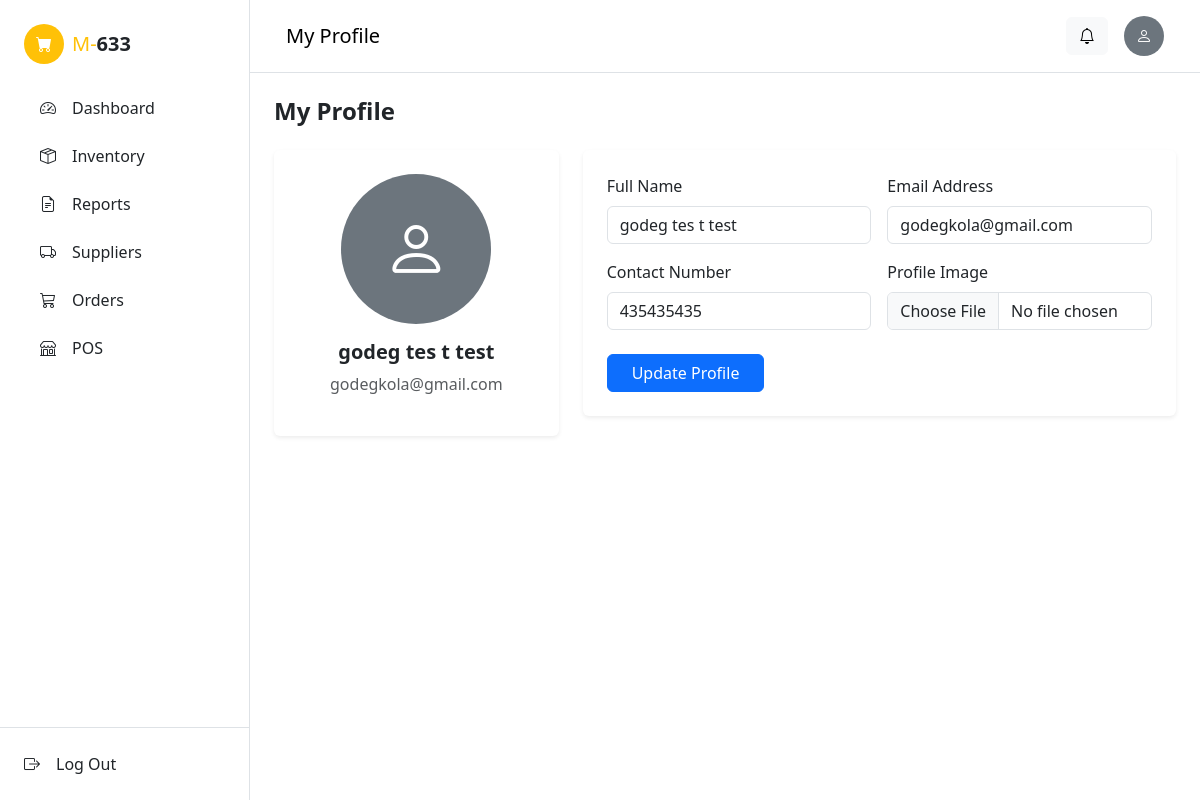
The app's page /admin/profile.php (signed in) with its own data.
### tables this page shows
CREATE TABLE `users` (
  `users_id` int(11) NOT NULL,
  `images` text NOT NULL,
  `name` text NOT NULL,
  `email` text NOT NULL,
  `password` text NOT NULL,
  `role` tinyint(1) NOT NULL COMMENT 'customer=0,admin=1',
  `code` int(11) NOT NULL,
  `timestamp` int(11) NOT NULL,
  `contact` text NOT NULL,
  `address` text NOT NULL,
  `city` text NOT NULL,
  `region` text NOT NULL
);

### config/config.php (called while the page is built, shortened)
<?php
class Connection{
	private $servername = "localhost";
	private $username = "root";
	private $password = "";
	private $dbname = "m633";
	public function conn(){
		try {
		$this->dsn = "mysql:host=".$this->servername.";dbname=".$this->dbname;
		$this->pdo = new PDO($this->dsn, $this->username, $this->password);
		$this->pdo->setAttribute(PDO::ATTR_ERRMODE, PDO::ERRMODE_EXCEPTION);
		$this->pdo->setAttribute(PDO::ATTR_DEFAULT_FETCH_MODE, PDO::FETCH_ASSOC);
		$this->pdo->exec("SET time_zone = '+08:00'");
		return $this->pdo;
		} catch (Exception $e) {
			echo 'error'. $e->getmessage();
		}
	}
}
?>

### admin/profile.php (the view, shortened to what this page needs)
<?php
    include '../config/config.php';
  class data extends Connection{
    public function managedata(){
        $users_id = $_SESSION['users_id'];
        $sql = "SELECT * FROM users WHERE users_id = ?";
        $stmt = $this->conn()->prepare($sql);
        $stmt->execute([$users_id]);
        $user = $stmt->fetch();
?>
<!DOCTYPE html>
<html lang="en">
<?php include '../includes/header.php'; ?>
<body>
    <?php include '../includes/sidebar.php'; ?>
    <div class="flex-grow-1" style="margin-left: 250px;">
        <?php include '../includes/navbar.php'; ?>
        <div class="p-4">
            <h4 class="fw-bold mb-4">My Profile</h4>
            <div class="row">
                <div class="col-md-4">
                    <div class="card border-0 shadow-sm text-center p-4">
                        <div class="mb-3">
                            <?php if (!empty($user['images'])): ?>
                                <img src="../images/<?= $user['images'] ?>" class="rounded-circle border" width="150" height="150" style="object-fit: cover;">
                            <?php else: ?>
                                <div class="bg-secondary rounded-circle d-inline-flex align-items-center justify-content-center text-white" style="width: 150px; height: 150px; font-size: 64px;">
                                    <i class="bi bi-person"></i>
                                </div>
                            <?php endif; ?>
                        </div>
                        <h5 class="fw-bold"><?= $user['name'] ?></h5>
                        <p class="text-muted"><?= $user['email'] ?></p>
                    </div>
                </div>
                <div class="col-md-8">
                    <div class="card border-0 shadow-sm">
                        <div class="card-body p-4">
                            <form action="" method="POST" enctype="multipart/form-data">
                                <div class="row g-3">
                                    <div class="col-md-6">
                                        <label class="form-label">Full Name</label>
                                        <input type="text" name="name" class="form-control" value="<?= $user['name'] ?>" required>
                                    </div>
                                    <div class="col-md-6">
                                        <label class="form-label">Email Address</label>
                                        <input type="email" name="email" class="form-control" value="<?= $user['email'] ?>" required>
                                    </div>
                                    <div class="col-md-6">
                                        <label class="form-label">Contact Number</label>
                                        <input type="text" name="contact" class="form-control" value="<?= $user['contact'] ?>">
                                    </div>
                                    <div class="col-md-6">
                                        <label class="form-label">Profile Image</label>
                                        <input type="file" name="image" class="form-control">
                                    </div>
                                    <div class="col-12 mt-4">
                                        <button type="submit" name="update_profile" class="btn btn-primary px-4">Update Profile</button>
                                    </div>
                                </div>
                            </form>
                        </div>
                    </div>
                </div>
            </div>
        </div>
    </div>
</body>
</html>
<?php
    }
}
$data = new data();
$data->managedata();
?>

### records on screen
users: name "godeg tes t test", email "godegkola@gmail.com", contact "435435435"

### other values on screen
$title "My Profile"
